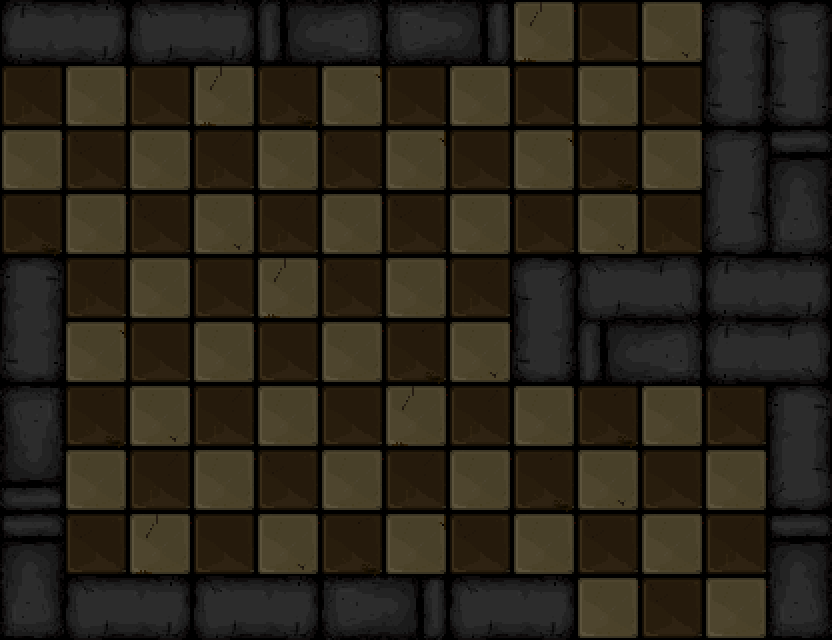

The image is a tile-based game level rendered from a .tmx file. Its description and complete source (layers, tilesets, objects, tile grids) follow:
An orthogonal 13x10 tile map with 64x64 px tiles, 1 tile layer (Tile Layer 1).

<map version="1.0" orientation="orthogonal" renderorder="right-down" width="13" height="10" tilewidth="64" tileheight="64" nextobjectid="1">
 <tileset firstgid="1" name="tileset" tilewidth="64" tileheight="64" tilecount="27" columns="3">
  <image source="tileset.png" width="192" height="576" />
 </tileset>
 <layer name="Tile Layer 1" width="13" height="10">
  <data encoding="csv">
17,15,11,15,19,23,25,21,7,2,8,16,10,
5,1,2,7,3,6,2,1,2,1,2,14,14,
1,4,1,5,1,4,6,2,6,3,1,10,18,
3,1,4,8,5,1,4,1,4,8,5,12,22,
16,5,1,2,7,4,1,5,10,11,13,17,15,
14,6,2,1,2,1,3,8,14,19,23,17,13,
24,3,8,5,1,2,7,5,1,3,1,4,16,
20,1,5,1,4,1,5,1,3,8,2,1,12,
18,4,7,2,8,3,6,4,1,4,1,5,18,
22,11,15,11,15,25,21,11,15,1,4,1,22
</data>
 </layer>
</map>
